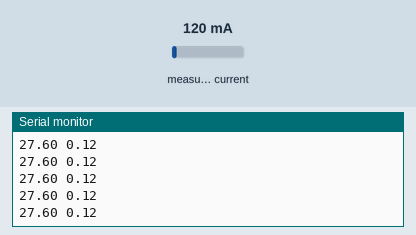
Simulated run of this sketch. Board: Arduino Uno, built with avr-gcc and run on an emulated ATmega328P. Shown: the last lines printed to the serial monitor. The inputs (shaded band) are chosen by the test bench; at power-on: measured current 120 mA.

Above: at 1.2 s.
1.3 s: measured current set to 40 mA
At 1.58 s:
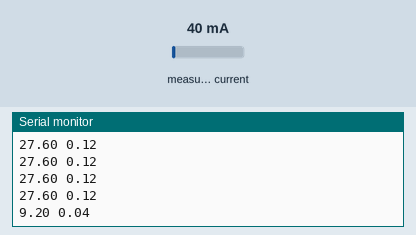
2.8 s: measured current set to 500 mA
At 2.83 s:
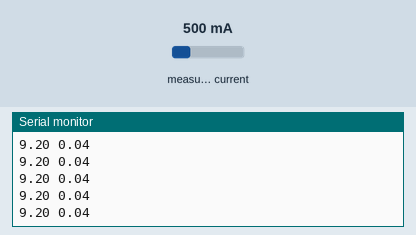
Timing chart, 0 to 5.8 s (numbered marks = the images above; inputs shaded):
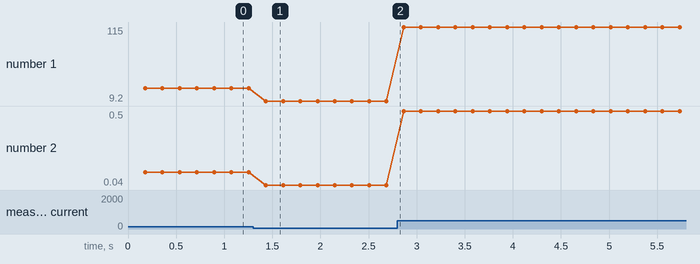

Measured:
- after the input at 1.3 s, the serial monitor: prints a new line after 0.13 s (image 1)
- plotted number 1: 27.6 → 9.2 after the input at 1.3 s, 9.2 → 115 after the input at 2.8 s
- plotted number 2: 0.12 → 0.04 after the input at 1.3 s, 0.04 → 0.5 after the input at 2.8 s

The sketch:

Arduino_sct013_test.ino
```cpp
//
//#include "EmonLib.h"                   // Include Emon Library
//EnergyMonitor emon1;                   // Create an instance
//
//double IrmsNock = 0;
//double total_power = 0;
//unsigned long t1= 0;
//void setup()
//{
//  Serial.begin(115200);
//         //아날로그핀번호, 상수값
//         //SCT013-050 = 50
//  emon1.current(A0, 50);             // Current: input pin, calibration.
//
//  //5개 샘플정도를 얻은다음에 그값을 아래쪽에서 빼버리자!
//  for(int i = 0;i<5;i++){
//    IrmsNock += emon1.calcIrms(1480);
//  }
//  IrmsNock = IrmsNock / 5; //IrmsNock /= 5
//
//  Serial.println(IrmsNock);
//
//  t1 = millis();
//}
//
//void loop()
//{
//  double Irms = emon1.calcIrms(1480)-IrmsNock;  // Calculate Irms only
//  if(Irms < 0) Irms = 0;
//
//  unsigned int t2 = millis();
//  int nocktime = t2 - t1;
//  t1 = t2;
//  double power = Irms*220.0;
//  //noctime = 1/1000 s
//  //total_power는 시간(h)가 곱해져야하는데
//  //현재 측정된 nocktime의 경우에는 ms단위이다.
//  //그러므로 ms를 s로 바꾸기위해서 1000을 나눠줘야하고,
//  //s를 m으로 바꾸기위해서 60을 나눠줘야하고, m을 h로 바꾸기위해서 60을 나눠줘야한다.
//  //그렇지만 전체 360만이라는 값을 한번에 나누면 double자료형의 소수점 유효숫자에 범위가 줄어들기 때문에
//  //우선적으로 3600을 나누고 최종결과에서 1000을 나누도록 한다!
//  total_power += power * nocktime/3600;
//  Serial.print(nocktime); //샘플간격의 시간
//  Serial.print(" ");
//  Serial.print(total_power/1000,4); //누적전력량
//  Serial.print(" ");
//  Serial.print(power,4); //순간전력
//  Serial.print(" ");
//  Serial.println(Irms,4); //순간전류
//}


#include "EmonLib.h"
// Include Emon Library
EnergyMonitor emon1;
// Create an instance
void setup()
{
  Serial.begin(115200);

  emon1.current(A0, 50);             // Current: input pin, calibration.
}

void loop()
{
  double Irms = emon1.calcIrms(1480);  // Calculate Irms only
  Serial.print(Irms*230.0);           // Apparent power
  Serial.print(" ");
  Serial.println(Irms);             // Irms
}
```
